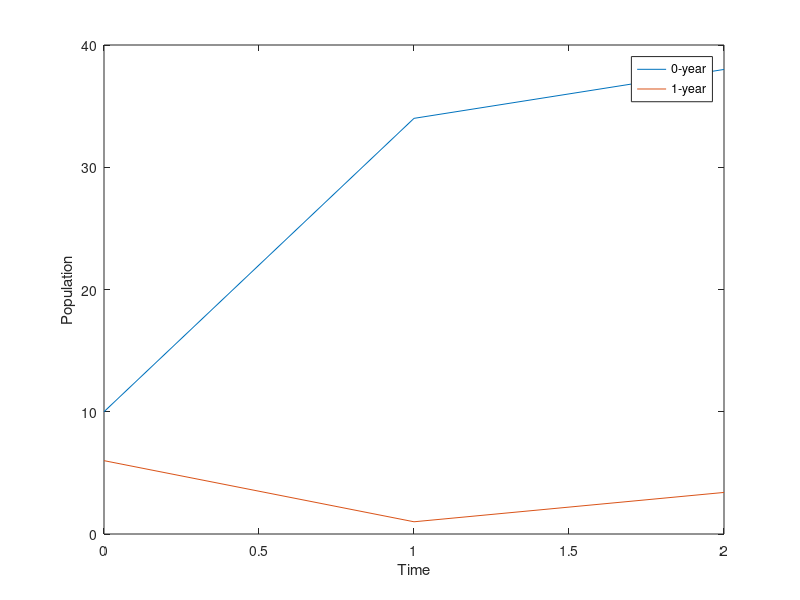

Source code (MATLAB):
L=[1 4;.1 0];
% primitivity
M=L*L
N=M*L
T=N*L
W=T*L
x0=[10;6];
X=zeros(2,3);
X(:,1)=x0;
%simulations
for k=2:3, X(:,k)=L*X(:,k-1); end
t=0:2;
plot(t,X);
xlabel('Time');
ylabel('Population');
legend('0-year', '1-year')
% limiting behavior
L=[1 4;.1 0];
Value=eig(L);
dominating=max(Value)
[V,D]=eig(L)
